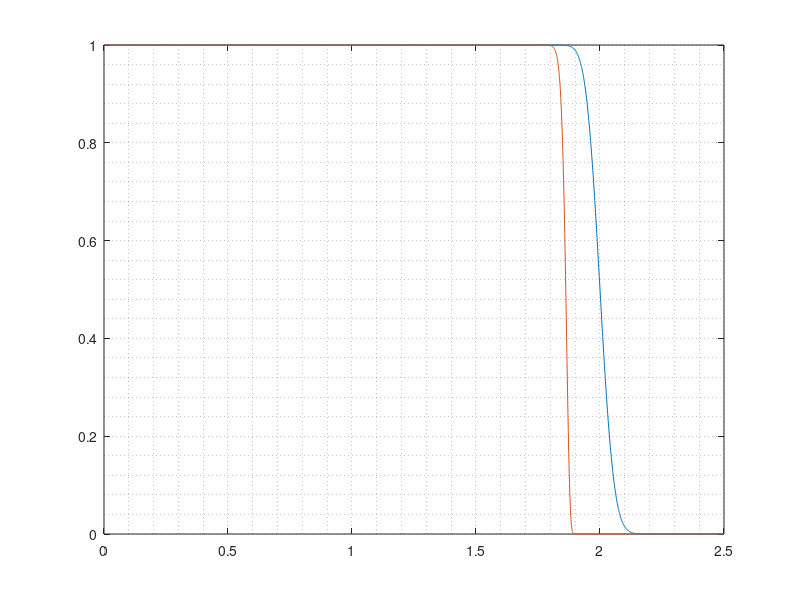

Write the MATLAB code that produced this figure.
function cover_theoretical()
N = 1000;
m_max=2.5*N;
C=zeros(1,m_max);
P=zeros(1,m_max);
if N<=50
    for m=1:m_max
        k_max=min([m-1,N-1]);
        C(m)=2.*sum(gamma(m-1+1)./gamma((0:k_max)+1)./gamma(m-1-(0:k_max)+1));
        P(m)=C(m)./2^m;
    end
else
    P=(1+erf((2*N-(1:m_max))./(2.*(1:m_max)).^0.5))./2;
end
plot((1:m_max)./N, P)
hold on 
plot((1:m_max)./N, P.^N)
ylim([0,1])
grid minor